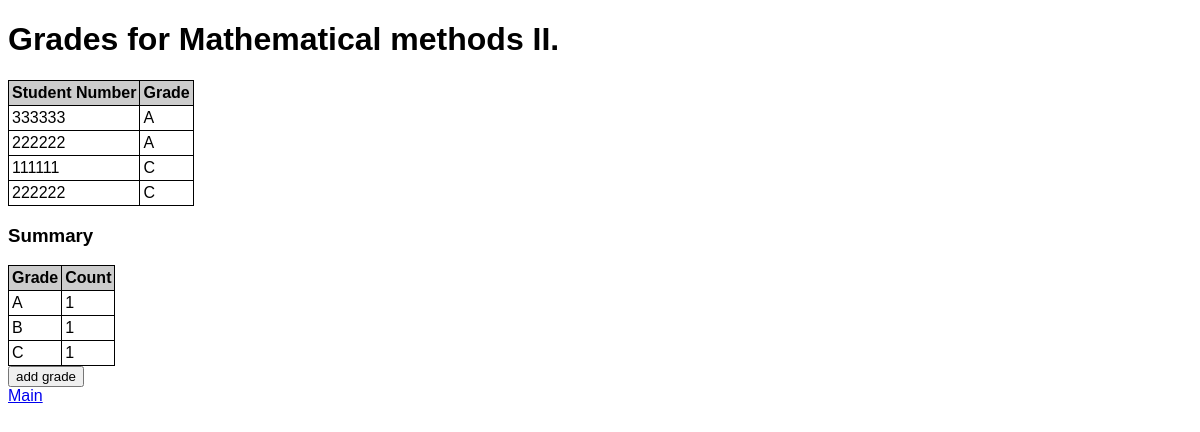
Screenshot of /course/MAT200 with the database file from the repository.
### tables this page shows
CREATE TABLE courses (
                                id TEXT PRIMARY KEY,
                                name TEXT
                            );

CREATE TABLE grades (
                                id INTEGER PRIMARY KEY,
                                student_no INTEGER NOT NULL,
                                course_id TEXT NOT NULL,
                                grade TEXT NOT NULL,
                                FOREIGN KEY (student_no) REFERENCES students (student_no),
                                FOREIGN KEY (course_id) REFERENCES courses (id)
                            );

### app.py (the view)
@app.route("/course/<course_id>")
def course(course_id):
    conn = get_db()
    return render_template("course.html", grades=select_grades(conn), students=select_students(conn), courses=select_courses(conn),course_id = course_id)

### app.py (called while the page is built)
def get_db():
    db = getattr(g, '_database', None)
    if db is None:
        db = g._database = sqlite3.connect(DATABASE)
    return db

@app.teardown_appcontext
def close_connection(exception):
    db = getattr(g, '_database', None)
    if db is not None:
        db.close()

### setup_db.py (called while the page is built)
def select_students(conn):
    cur = conn.cursor()
    cur.execute("SELECT student_no, name FROM students")
    students = []
    for (student_no, name) in cur:
        students.append({
            "student_no": student_no,
            "name": name
            })
    return students

def select_courses(conn):
    cur = conn.cursor()
    cur.execute("SELECT id, name FROM courses")
    courses = []
    for (id,name) in cur:
        courses.append({
            "course_id": id,
            "name": name
            })
    return courses

def select_grades(conn):
    cur = conn.cursor()
    cur.execute("SELECT student_no, course_id, grade FROM grades")
    grades = []
    for (nr,id,grade) in cur:
        grades.append({
            "student_no": nr,
            "course_id": id,
            "grade": grade
            })
    return grades

### templates/course.html (shortened to what this page needs)
 {% extends "base.html" %} {% block content %} {% for course in courses %} {% if course.course_id|string == course_id %}
<h1>Grades for {{ course.name }}</h1>
{% endif %} {% endfor %}
<table>
    <thead>
        <tr>
            <th>Student Number</th>
            <th>Grade</th>
        </tr>
    </thead>
    <tbody>
        {% for grade in grades|sort(attribute='grade', reverse=False) %} {% if grade.course_id|string == course_id %}
        <tr>
            <td>{{ grade.student_no }}</td>
            <td>{{ grade.grade }}</td>
        </tr>
        {% endif %} {% endfor %}
    </tbody>
</table>
<h3>Summary</h3>
<table>
    <thead>
        <tr>
            <th>Grade</th>
            <th>Count</th>
        </tr>
    </thead>
    <tbody>
        <tr>
            <td> A</td>
            <td>1</td>
        </tr>
        <tr>
            <td> B</td>
            <td>1</td>
        </tr>
        <tr>
            <td> C</td>
            <td>1</td>
        </tr>
    </tbody>
</table>
<form action="/add_grade_course/{{course_id}}" method="GET">
    <input type="submit" value="add grade">
</form>
{% endblock %}

### static/style.css (style rules this page uses)
* { font-family: Verdana, Arial, sans-serif; }
table { border-collapse: collapse; }
th { background-color: #cccccc; text-align: left; }
td, th { border: 1px solid black; padding: 3px; }

### rows the page displays
courses: name "Mathematical methods II."
grades: student_no "333333", grade "A"
grades: student_no "222222", grade "A"
grades: student_no "111111", grade "C"
grades: student_no "222222", grade "C"
